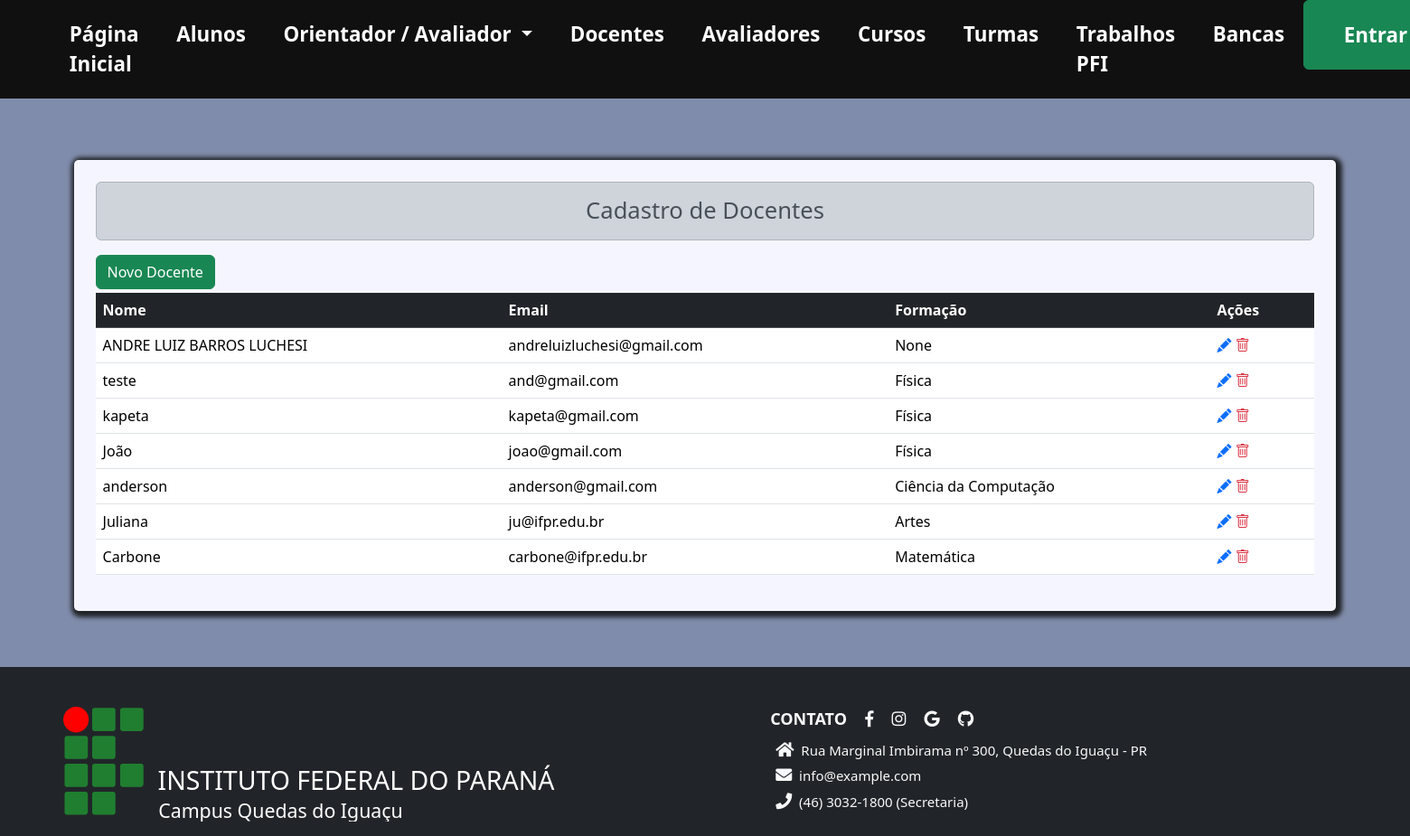
The page /docentes/listar/ on the database its author committed.
### pfi/models.py (models this page shows, shortened)
class Avaliador(User):
    nome = models.CharField(max_length=150, null=False, blank=False)
    telefone = models.CharField(verbose_name='Telefone', max_length=15, null=True, blank=True, help_text= 'Informe um telefone ou celular para contato')
    servidor_ifpr = models.BooleanField(verbose_name='Servidor do IFPR', default=True, help_text= 'Marque essa opção caso seja Servidor do IFPR')

class Docente(Avaliador):
    formacao = models.CharField(max_length=150, null=True, blank=True)
    area_tecnica = models.BooleanField(default=False)
    cursos = models.ManyToManyField(Curso)

class Avaliador(User):
    nome = models.CharField(max_length=150, null=False, blank=False)
    telefone = models.CharField(verbose_name='Telefone', max_length=15, null=True, blank=True, help_text= 'Informe um telefone ou celular para contato')
    servidor_ifpr = models.BooleanField(verbose_name='Servidor do IFPR', default=True, help_text= 'Marque essa opção caso seja Servidor do IFPR')

### pfi/views.py (the view)
# urls.py: path('docentes/listar/', views.ListDocentes.as_view(), name='docentes'),
class ListDocentes(ListView):
    template_name = 'docente_list.html'
    model = Docente
    context_object_name = 'docentes'
    extra_context = {'form_titulo':'Cadastro de Docentes'}

### pfi/templates/docente_list.html
{% extends 'page.html' %}
{% block conteudo %}
<div class="content container mt-5">
    <h2 class="text-center alert alert-dark">
        {{form_titulo}}
    </h2>
    <div class="row">
        <div class="">
            <a class="btn btn-success" href="{% url 'new_docente'%}">Novo Docente</a>
        </div>
        <div class="col-md-12 mt-1">
            <table class="table table-hover">
                <thead class='table-dark'>
                    <tr>
                        <th>Nome</th>
                        <th>Email</th>
                        <th>Formação</th>
                        <th>Ações</th>
                    </tr>
                </thead>
                <tbody class='bg-light'>
                    {% for docente in docentes %}
                    <tr>
                        <td>{{docente.nome}}</td>
                        <td>{{docente.email}}</td>
                        <td>{{docente.formacao}}</td>
                        <td>
                            <a class="text-primary"  href="{% url 'update_docente' docente.pk%}">
                                <i class="bi bi-pencil-fill"></i>
                            </a>
                            <a class="text-danger" href="{% url 'delete_docente' docente.pk%}">
                                <i class="bi bi-trash"></i>
                            </a>
                        </td>
                    </tr>
                    {%empty%}
                    <p>Nenhum docente cadastrado!</p>
                    {% endfor %}
                </tbody>
            </table>
        </div>
    </div>
</div>
{% endblock conteudo %}

### pfi/templates/page.html
{% load static %}
<html lang="pt-br">
{% include 'componentes/head.html' %}
<body>
    {% include 'componentes/menu.html' %}
    <div class="frame mt-3 p-1" style="min-height: 70vh;">
        {% block conteudo %}
        {% endblock %}
    </div>
    {% include 'componentes/footer.html' %}
</body>
</html>

### pfi/templates/componentes/head.html (shortened to what this page needs)
{% load static %}
<head>
    <link href="https://cdn.jsdelivr.net/npm/bootstrap@5.3.3/dist/css/bootstrap.min.css" rel="stylesheet">
    <link rel="stylesheet" href="https://cdn.jsdelivr.net/npm/bootstrap-icons@1.10.3/font/bootstrap-icons.css">
    <link rel="stylesheet" href="https://use.fontawesome.com/releases/v5.0.8/css/all.css">
    <link rel="stylesheet" href="{% static 'estilo.css' %}">
</head>

### pfi/templates/componentes/menu.html (shortened to what this page needs)
<nav class="menu">
    <ul class="menu__links">
        <li>
            <a href="{% url 'home' %}" class="header-link">
                Página Inicial
            </a>
        </li>
        <li>
            <a href="{% url 'alunos' %}" class="header-link">
                Alunos
            </a>
        </li>
        <li class="nav-item dropdown">
            <a class="nav-link dropdown-toggle" href="#" role="button" data-bs-toggle="dropdown" aria-expanded="false">
                Orientador / Avaliador
            </a>
        </li>
        <li>
            <a href="{% url 'docentes' %}" class="header-link">
                Docentes
            </a>
        </li>
        <li>
            <a href="{% url 'avaliadores' %}" class="header-link">
                Avaliadores
            </a>
        </li>
        <li>
            <a href="{% url 'cursos' %}" class="header-link">
                Cursos
            </a>
        </li>
        <li>
            <a href="{% url 'turmas' %}" class="header-link">
                Turmas
            </a>
        </li>
        <li>
            <a href="{% url 'trabalhos' %}" class="header-link">
                Trabalhos PFI
            </a>
        </li>
        <li>
            <a href="{% url 'bancas' %}" class="header-link">
                Bancas
            </a>
        </li>
        <li>
            {% if user.is_authenticated %}
                <form method="POST" action="{% url 'logout' %}">  {% csrf_token%}
                    <button type="submit" class="btn btn-success " style="width: 140px; height: 100%" aria-label="Logout" >
                        <i class="fas fa-sign-in"></i>Sair
                    </button>
                </form>
            {% else %}
                <a type="button" class="btn btn-success " style="width: 160px" aria-label="Logar" href="{% url 'login' %}">
                  Entrar
                </a>
            {% endif %}
        </li>
    </ul>
</nav>

### pfi/templates/componentes/footer.html
<footer class="text-center text-md-start bg-dark text-light p-2"  style="margin-top: 10px">
    <section class=" bg-dark text-light  justify-content-center  p-2 mt-4">
        <div class="container-fluid mt-1 ">
            <div class="row footer-div ">
              <div class="col-xs-10 col-md-6 ">
                {% include 'componentes/logo_ifpr.html' %}
              </div>
              <div class="col-xs-10 col-md-6 " style="padding-left: 5%;">
              <div style="margin-bottom: 10px;">
                  <a class="me-3 text-reset" > <span class="text-uppercase fw-bold "> Contato</span> </a>
                  <a href="https://www.facebook.com/ifpr.quedas" class="me-3 text-reset">
                    <i class="fab fa-facebook-f"></i>
                  </a>
                  <a href="https://www.instagram.com/ifpr.quedas" class="me-3 text-reset">
                      <i class="fab fa-instagram"></i>
                    </a>
                  <a href="" class="me-3 text-reset">
                    <i class="fab fa-google"></i>
                  </a>
                  <a href="" class="me-3 text-reset">
                    <i class="fab fa-github"></i>
                  </a>
                </div>
                <p><i class="fas fa-home me-1"></i> Rua Marginal Imbirama nº 300, Quedas do Iguaçu - PR</p>
                <p>
                <i class="fas fa-envelope me-1"></i>
                info@example.com
                </p>
                <p><i class="fas fa-phone me-1"></i> (46) 3032-1800 (Secretaria)</p>
              </div>
            </div>
        </div>
    </section>
</footer>

### pfi/templates/componentes/logo_ifpr.html (shortened to what this page needs)
<div class="align-bottom">
<svg id="marca-ifpr" xmlns="http://www.w3.org/2000/svg" viewBox="0 0 295 54" role="img" aria-label="Instituto Federal do Paraná">
    <text transform="matrix(1.0017 0 0 1 44.1899 38.9971)">
        <tspan style="font-size:12px;" fill="white">INSTITUTO FEDERAL DO PARANÁ</tspan>
    </text>
    <text transform="matrix(1.0017 0 0 1 44.4702 52.1841)" fill="white"  style="font-size:9px">Campus Quedas do Iguaçu</text>
</svg>
</div style="margin-bottom: 0px">

### pfi/static/estilo.css (style rules this page uses)
*, *:after, *:before { margin: 0; padding: 0; box-sizing: border-box; text-decoration: none; }
:root { --spacing: 1.5rem; --clr-white: rgb(245, 245, 255); }
body { background: #808cab; }
h2 { font-size: 1.6rem; }
.frame { min-height: 55%; }
.content { max-width: 90%; margin: calc(var(--spacing) * 2) auto; padding: var(--spacing); background: var(--clr-white); box-shadow: 2px 2px 5px 5px; border-radius: 5px; }
.table a { text-decoration: none; }
.menu { background: #111010; padding: 0 1.5rem; }
.menu__links { list-style: none; display: flex; }
.menu__links a { font-size: 1.4rem; display: block; color: #fff; padding: 1.3rem; font-weight: bold; text-decoration: none; }
footer { vertical-align: bottom; margin-top: 20px; margin-bottom: 0px; padding: 0px; }
footer p { font-size: 15px; margin: 6px; }
footer a { font-size: medium; text-decoration: none; }
footer i { font-size: 18px; }
footer span { font-size: 18px; }
.footer-div { margin-left: 2%; margin-right: 2%; }

### rows shown on the page
Docente: nome "ANDRE LUIZ BARROS LUCHESI", email "andreluizluchesi@gmail.com", formacao "None"
Docente: nome "teste", email "and@gmail.com", formacao "Física"
Docente: nome "kapeta", email "kapeta@gmail.com", formacao "Física"
Docente: nome "João", email "joao@gmail.com", formacao "Física"
Docente: nome "anderson", email "anderson@gmail.com", formacao "Ciência da Computação"
Docente: nome "Juliana", email "ju@ifpr.edu.br", formacao "Artes"
Docente: nome "Carbone", email "carbone@ifpr.edu.br", formacao "Matemática"
